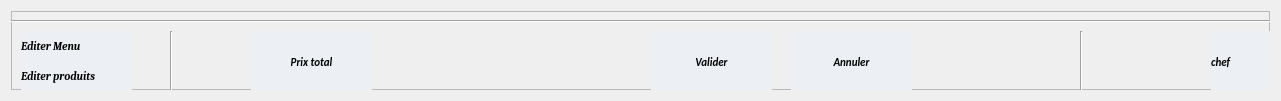
  <widget class="QWidget" name="horizontalLayoutWidget_2">
   <property name="geometry">
    <rect>
     <x>0</x>
     <y>490</y>
     <width>1281</width>
     <height>101</height>
    </rect>
   </property>
   <layout class="QHBoxLayout" name="horizontalLayout_2">
    <item>
     <widget class="QFrame" name="frame_3">
      <property name="frameShape">
       <enum>QFrame::StyledPanel</enum>
      </property>
      <property name="frameShadow">
       <enum>QFrame::Raised</enum>
      </property>
      <widget class="Line" name="line_8">
       <property name="geometry">
        <rect>
         <x>240</x>
         <y>0</y>
         <width>1031</width>
         <height>21</height>
        </rect>
       </property>
       <property name="orientation">
        <enum>Qt::Horizontal</enum>
       </property>
      </widget>
      <widget class="Line" name="line_11">
       <property name="geometry">
        <rect>
         <x>0</x>
         <y>80</y>
         <width>1271</width>
         <height>21</height>
        </rect>
       </property>
       <property name="orientation">
        <enum>Qt::Horizontal</enum>
       </property>
      </widget>
      <widget class="QPushButton" name="totalButton">
       <property name="geometry">
        <rect>
         <x>240</x>
         <y>20</y>
         <width>121</width>
         <height>61</height>
        </rect>
       </property>
       <property name="sizePolicy">
        <sizepolicy hsizetype="Minimum" vsizetype="Maximum">
         <horstretch>0</horstretch>
         <verstretch>0</verstretch>
        </sizepolicy>
       </property>
       <property name="font">
        <font>
         <family>Calibri</family>
         <pointsize>8</pointsize>
         <weight>75</weight>
         <italic>true</italic>
         <bold>true</bold>
         <underline>false</underline>
         <kerning>true</kerning>
        </font>
       </property>
       <property name="cursor">
        <cursorShape>PointingHandCursor</cursorShape>
       </property>
       <property name="toolTip">
        <string>Calculer prix total</string>
       </property>
       <property name="statusTip">
        <string>Calcul du prix total...</string>
       </property>
       <property name="autoFillBackground">
        <bool>false</bool>
       </property>
       <property name="styleSheet">
        <string notr="true">QPushButton{background-color:#ecf0f5;text-align:left; color : black; border: 0px solid #000028  ;  height:35px;text-align:center;}
QPushButton:hover{color:#000028;background-color:#f96332;}
QPushButton:focus{background-color:#f96332;; color:white}</string>
       </property>
       <property name="text">
        <string>Prix total</string>
       </property>
       <property name="icon">
        <iconset>
         <normaloff>../../IMAGES/ValidationButton/bill.png</normaloff>../../IMAGES/ValidationButton/bill.png</iconset>
       </property>
      </widget>
      <widget class="QPushButton" name="chefButton">
       <property name="geometry">
        <rect>
         <x>1200</x>
         <y>20</y>
         <width>71</width>
         <height>61</height>
        </rect>
       </property>
       <property name="sizePolicy">
        <sizepolicy hsizetype="Minimum" vsizetype="Maximum">
         <horstretch>0</horstretch>
         <verstretch>0</verstretch>
        </sizepolicy>
       </property>
       <property name="font">
        <font>
         <family>Calibri</family>
         <pointsize>8</pointsize>
         <weight>75</weight>
         <italic>true</italic>
         <bold>true</bold>
         <underline>false</underline>
         <kerning>true</kerning>
        </font>
       </property>
       <property name="cursor">
        <cursorShape>PointingHandCursor</cursorShape>
       </property>
       <property name="toolTip">
        <string>Imprimer un tcket au Chef</string>
       </property>
       <property name="statusTip">
        <string>Impression du ticket Chef...</string>
       </property>
       <property name="autoFillBackground">
        <bool>false</bool>
       </property>
       <property name="styleSheet">
        <string notr="true">QPushButton{background-color:#ecf0f5;text-align:left; color : black; border: 0px solid #000028  ;  height:35px;}
QPushButton:hover{color:#000028;background-color:#f96332;}
QPushButton:focus{background-color:#f96332;; color:white}</string>
       </property>
       <property name="text">
        <string>chef</string>
       </property>
       <property name="icon">
        <iconset>
         <normaloff>../../IMAGES/ValidationButton/VLD_chef.gif</normaloff>../../IMAGES/ValidationButton/VLD_chef.gif</iconset>
       </property>
      </widget>
      <widget class="QPushButton" name="validButton">
       <property name="geometry">
        <rect>
         <x>640</x>
         <y>20</y>
         <width>121</width>
         <height>61</height>
        </rect>
       </property>
       <property name="sizePolicy">
        <sizepolicy hsizetype="Minimum" vsizetype="Maximum">
         <horstretch>0</horstretch>
         <verstretch>0</verstretch>
        </sizepolicy>
       </property>
       <property name="font">
        <font>
         <family>Calibri</family>
         <pointsize>8</pointsize>
         <weight>75</weight>
         <italic>true</italic>
         <bold>true</bold>
         <underline>false</underline>
         <kerning>true</kerning>
        </font>
       </property>
       <property name="cursor">
        <cursorShape>PointingHandCursor</cursorShape>
       </property>
       <property name="toolTip">
        <string>Valider et Imprimer la commande</string>
       </property>
       <property name="statusTip">
        <string>Validation et Impression de la commande...</string>
       </property>
       <property name="autoFillBackground">
        <bool>false</bool>
       </property>
       <property name="styleSheet">
        <string notr="true">QPushButton{background-color:#ecf0f5;text-align:left; color : black; border: 0px solid #000028  ;  height:35px;text-align:center;}
QPushButton:hover{color:#000028;background-color:#f96332;}
QPushButton:focus{background-color:#f96332;; color:white}</string>
       </property>
       <property name="text">
        <string>Valider</string>
       </property>
       <property name="icon">
        <iconset>
         <normaloff>../../IMAGES/ValidationButton/confirm.png</normaloff>../../IMAGES/ValidationButton/confirm.png</iconset>
       </property>
      </widget>
      <widget class="QPushButton" name="undoButton">
       <property name="geometry">
        <rect>
         <x>780</x>
         <y>20</y>
         <width>121</width>
         <height>61</height>
        </rect>
       </property>
       <property name="sizePolicy">
        <sizepolicy hsizetype="Minimum" vsizetype="Maximum">
         <horstretch>0</horstretch>
         <verstretch>0</verstretch>
        </sizepolicy>
       </property>
       <property name="font">
        <font>
         <family>Calibri</family>
         <pointsize>8</pointsize>
         <weight>75</weight>
         <italic>true</italic>
         <bold>true</bold>
         <underline>false</underline>
         <kerning>true</kerning>
        </font>
       </property>
       <property name="cursor">
        <cursorShape>PointingHandCursor</cursorShape>
       </property>
       <property name="toolTip">
        <string>Annuler la commande en cours</string>
       </property>
       <property name="statusTip">
        <string>Annulation de la commande en cours...</string>
       </property>
       <property name="autoFillBackground">
        <bool>false</bool>
       </property>
       <property name="styleSheet">
        <string notr="true">QPushButton{background-color:#ecf0f5;text-align:left; color : black; border: 0px solid #000028  ;  height:35px;text-align:center;}
QPushButton:hover{color:#000028;background-color:#f96332;}
QPushButton:focus{background-color:#f96332;; color:white}</string>
       </property>
       <property name="text">
        <string>Annuler</string>
       </property>
       <property name="icon">
        <iconset>
         <normaloff>../../IMAGES/ValidationButton/back.png</normaloff>../../IMAGES/ValidationButton/back.png</iconset>
       </property>
      </widget>
      <widget class="QPushButton" name="editProduct">
       <property name="geometry">
        <rect>
         <x>10</x>
         <y>50</y>
         <width>111</width>
         <height>31</height>
        </rect>
       </property>
       <property name="sizePolicy">
        <sizepolicy hsizetype="Minimum" vsizetype="Maximum">
         <horstretch>0</horstretch>
         <verstretch>0</verstretch>
        </sizepolicy>
       </property>
       <property name="font">
        <font>
         <family>Cambria</family>
         <pointsize>8</pointsize>
         <weight>75</weight>
         <italic>true</italic>
         <bold>true</bold>
         <underline>false</underline>
         <kerning>true</kerning>
        </font>
       </property>
       <property name="cursor">
        <cursorShape>PointingHandCursor</cursorShape>
       </property>
       <property name="toolTip">
        <string>Ajouter ou modifier un Produit</string>
       </property>
       <property name="statusTip">
        <string>Ajout/Modif Produit...</string>
       </property>
       <property name="autoFillBackground">
        <bool>false</bool>
       </property>
       <property name="styleSheet">
        <string notr="true">QPushButton{background-color:#ecf0f5;text-align:left; color : black; border: 0px solid #000028  ;  height:35px;}
QPushButton:hover{color:#f96332}
QPushButton:focus{background-color:#f96332;; color:white}</string>
       </property>
       <property name="text">
        <string>Editer produits</string>
       </property>
       <property name="icon">
        <iconset>
         <normaloff>../../IMAGES/EditImages/tablet.png</normaloff>../../IMAGES/EditImages/tablet.png</iconset>
       </property>
      </widget>
      <widget class="Line" name="viewLinaV2_5">
       <property name="geometry">
        <rect>
         <x>150</x>
         <y>20</y>
         <width>20</width>
         <height>61</height>
        </rect>
       </property>
       <property name="orientation">
        <enum>Qt::Vertical</enum>
       </property>
      </widget>
      <widget class="QPushButton" name="menuProd_addCat">
       <property name="geometry">
        <rect>
         <x>10</x>
         <y>20</y>
         <width>111</width>
         <height>31</height>
        </rect>
       </property>
       <property name="sizePolicy">
        <sizepolicy hsizetype="Minimum" vsizetype="Maximum">
         <horstretch>0</horstretch>
         <verstretch>0</verstretch>
        </sizepolicy>
       </property>
       <property name="font">
        <font>
         <family>Cambria</family>
         <pointsize>8</pointsize>
         <weight>75</weight>
         <italic>true</italic>
         <bold>true</bold>
         <underline>false</underline>
         <kerning>true</kerning>
        </font>
       </property>
       <property name="cursor">
        <cursorShape>PointingHandCursor</cursorShape>
       </property>
       <property name="toolTip">
        <string>Editer le menu et les sous catégories</string>
       </property>
       <property name="statusTip">
        <string>Edition Du menu et des sous catégories...</string>
       </property>
       <property name="autoFillBackground">
        <bool>false</bool>
       </property>
       <property name="styleSheet">
        <string notr="true">QPushButton{background-color:#ecf0f5;text-align:left; color : black; border: 0px solid #000028  ;  height:35px;}
QPushButton:hover{color:#f96332}
QPushButton:focus{background-color:#f96332;; color:white}</string>
       </property>
       <property name="text">
        <string>Editer Menu</string>
       </property>
       <property name="icon">
        <iconset>
         <normaloff>../../IMAGES/EditImages/tablet.png</normaloff>../../IMAGES/EditImages/tablet.png</iconset>
       </property>
      </widget>
      <widget class="Line" name="line_7">
       <property name="geometry">
        <rect>
         <x>0</x>
         <y>0</y>
         <width>251</width>
         <height>20</height>
        </rect>
       </property>
       <property name="orientation">
        <enum>Qt::Horizontal</enum>
       </property>
      </widget>
      <widget class="Line" name="viewLinaV2_6">
       <property name="geometry">
        <rect>
         <x>1060</x>
         <y>20</y>
         <width>20</width>
         <height>61</height>
        </rect>
       </property>
       <property name="orientation">
        <enum>Qt::Vertical</enum>
       </property>
      </widget>
     </widget>
    </item>
   </layout>
  </widget>
